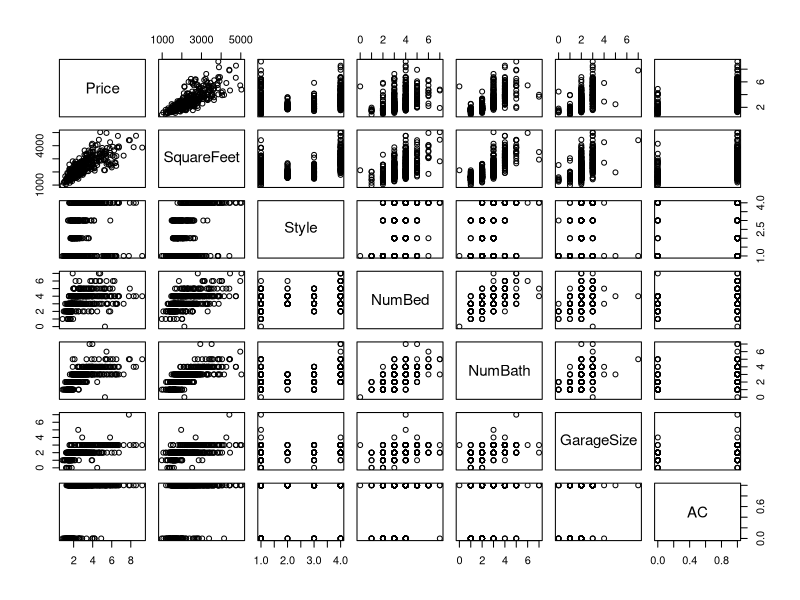

The R script that drew this image:
data <- read.table('RealEstateSales.txt', header = TRUE)
data <- data[data$Style %in% c(1,2,3,7), ]
data$Style <- factor(LETTERS[data$Style])
data$Price <- data$Price / 100000
    # Change unit of price so that the numbers are not so big.

print(names(data))

data <- data[, c('Price', 'SquareFeet', 'Style',
            'NumBed', 'NumBath', 'GarageSize', 'AC')]
    # 'Style': qualitative
    # 'AC': 0 or 1
    # 'GarageSize': number of car spots, integer.

pdf(file = 'part12-pairs.pdf', width = 7, height = 7)
pairs(data)
dev.off()


myfit <- lm(Price ~ ., data)
print(myfit)


#################
#### Block 1 ####
#################

print(anova(myfit))

# 'aov' provides the same info in a more concise form.
# Compare the numbers below with the output of 'anova'.
print(aov(myfit))

# For 'aov', you can provide the formula directly
# instead of the fitted object:
print(aov(Price ~ ., data))

# You can not do this with 'anova'.
# 'anova' needs a fitted model object as its first argument.

# The result of 'anova' and 'aov'
# depends on the order in which the predictors
# enter the model.
# Note the order of the predictors above.
# How did R choose this order?

print(names(data))
    # This shows the order of predictors is simply
    # the order in which they appear in the 'data' data.frame.
    # R did not do any alphabetic ordering etc.

# If we change the order of the predictors,
# the result is different:
print(aov(lm(Price ~ AC + SquareFeet + NumBath
    + GarageSize + NumBed + Style, data)))


#################
#### Block 2 ####
#################

print(drop1(myfit))

# Although rarely necessary,
# we could specify what terms to consider dropping
# by the 'scope' argument.
# Without this, each term will be dropped in turn.
print(drop1(myfit, scope = ~ SquareFeet + Style + NumBed))

# To understand what these numbers are,
# let's verify several of them.

# The first row contains the SSE (Residual Sum of Squares, 'RSS')
# and AIC of the full model:
print(deviance(myfit))

n <- nrow(data)
print(n * log(deviance(myfit) / n) + 2 * length(coef(myfit)))

# Each of the other rows drops by term from the full model,
# and shows the extra SSR of the dropped term,
# the SSE ('RSS' in R output) of the reduced model,
# and AIC of the reduced model.

# Note the Df of each dropped term.
# In particular, the 'Df' of 'Style'.

newfit <- update(myfit, . ~ . - SquareFeet)
print(deviance(newfit) - deviance(myfit))
print(deviance(newfit))
print(n * log(deviance(newfit) / n) + 2 * length(coef(newfit)))

newfit <- update(myfit, . ~ . - NumBed)
print(deviance(newfit) - deviance(myfit))
print(deviance(newfit))
print(n * log(deviance(newfit) / n) + 2 * length(coef(newfit)))

# There is an analogous function 'add1',
# which begins with a simpler model, e.g.
#   lm(Price ~ 1, data)
# and considers adding each candidate term specified
# by 'scope'.

m1 <- lm(Price ~ 1 + SquareFeet, data)
print(add1(m1, scope = ~ . + NumBed + Style + AC))
    # Note the 'scope' argument.
    # On the RHS of '~' we use '.' to mean what's already
    # in the model.
    # To the left of `~' you can write '.' or omit it.

# For some technical reason,
# we prefer 'drop1' to 'add1'.


